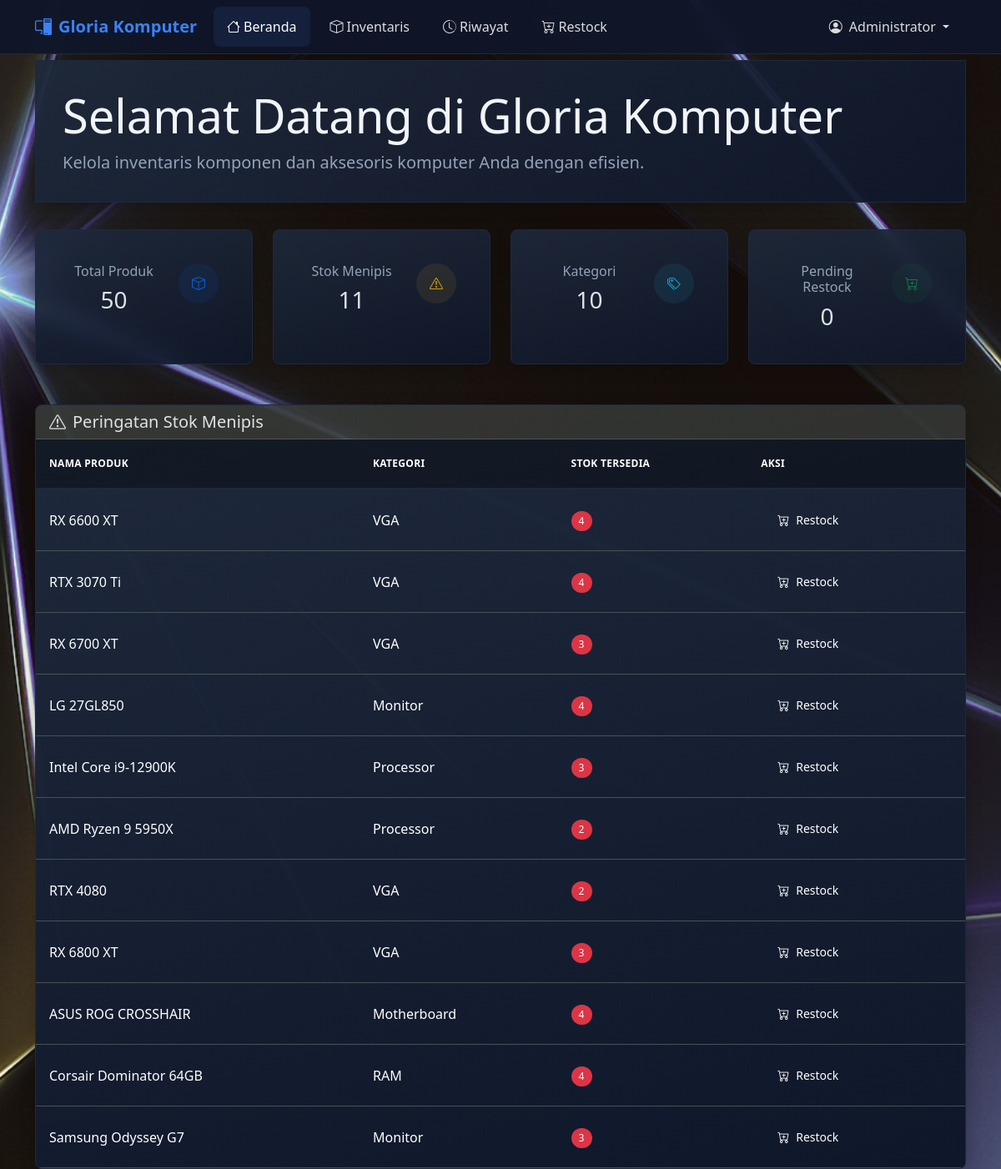
Screenshot of / (signed in) with the database file from the repository.
### app/src/models/user.py (models this page shows, shortened)
class User(UserMixin, db.Model):
    id = db.Column(db.Integer, primary_key=True)
    username = db.Column(db.String(80), unique=True, nullable=False)
    name = db.Column(db.String(100))
    password_hash = db.Column(db.String(200))
    role = db.Column(db.String(20), default='user')  # admin or user
    is_active = db.Column(db.Boolean, default=True)

### app/src/models/inventory.py (models this page shows, shortened)
class Inventory(db.Model):
    id = db.Column(db.Integer, primary_key=True)
    product_name = db.Column(db.String(100), nullable=False)
    description = db.Column(db.Text)
    quantity = db.Column(db.Integer, default=0)
    price = db.Column(db.Float, nullable=False)
    category = db.Column(db.String(50))
    created_at = db.Column(db.DateTime, default=get_jakarta_time)
    updated_at = db.Column(db.DateTime, default=get_jakarta_time, onupdate=get_jakarta_time)

### app/src/routes/main.py (the view, shortened to what this page needs)
@main.route('/')
@login_required
def index():
    total_products = Inventory.query.count()
    low_stock = Inventory.query.filter(Inventory.quantity < 5).count()
    categories = db.session.query(Inventory.category).distinct().count()
    pending_restocks = Restock.query.filter_by(status='pending').count()
    low_stock_items = Inventory.query.filter(Inventory.quantity < 5).all()
    return render_template('index.html',
                         total_products=total_products,
                         low_stock=low_stock,
                         categories=categories,
                         pending_restocks=pending_restocks,
                         low_stock_items=low_stock_items)

### app/src/templates/index.html (shortened to what this page needs)
{% extends "base.html" %}
{% block content %}
<div class="section-header mb-4 fade-in">
    <div>
        <h1 class="mb-2 display-4">Selamat Datang di Gloria Komputer</h1>
        <p class="lead mb-0 text-muted">Kelola inventaris komponen dan aksesoris komputer Anda dengan efisien.</p>
    </div>
</div>
<div class="row g-4">
    <div class="col-md-3">
        <div class="card stat-card h-100 hover-lift">
            <div class="card-body">
                <div class="row">
                    <div class="col">                        <h6 class="text-muted mb-2">Total Produk</h6>
                        <span class="h3 mb-0 counter-value" data-value="{{ total_products }}">{{ total_products }}</span>
                    </div>
                    <div class="col-auto">
                        <div class="icon-wrapper bg-primary-soft">
                            <i class="bi bi-box text-primary"></i>
                        </div>
                    </div>
                </div>
            </div>
        </div>
    </div>
    <div class="col-md-3">
        <div class="card stat-card h-100 hover-lift">
            <div class="card-body">
                <div class="row">
                    <div class="col">
                        <h6 class="text-muted mb-2">Stok Menipis</h6>
                        <span class="h3 mb-0 counter-value">{{ low_stock }}</span>
                    </div>
                    <div class="col-auto">
                        <div class="icon-wrapper bg-warning-soft">
                            <i class="bi bi-exclamation-triangle text-warning"></i>
                        </div>
                    </div>
                </div>
            </div>
        </div>
    </div>
    <div class="col-md-3">
        <div class="card stat-card h-100 hover-lift">
            <div class="card-body">
                <div class="row">
                    <div class="col">
                        <h6 class="text-muted mb-2">Kategori</h6>
                        <span class="h3 mb-0 counter-value">{{ categories }}</span>
                    </div>
                    <div class="col-auto">
                        <div class="icon-wrapper bg-info-soft">
                            <i class="bi bi-tags text-info"></i>
                        </div>
                    </div>
                </div>
            </div>
        </div>
    </div>
    <div class="col-md-3">
        <div class="card stat-card h-100 hover-lift">
            <div class="card-body">
                <div class="row">
                    <div class="col">
                        <h6 class="text-muted mb-2">Pending Restock</h6>
                        <span class="h3 mb-0 counter-value">{{ pending_restocks }}</span>
                    </div>
                    <div class="col-auto">
                        <div class="icon-wrapper bg-success-soft">
                            <i class="bi bi-cart-plus text-success"></i>
                        </div>
                    </div>
                </div>
            </div>
        </div>
    </div>
</div>
{% if low_stock_items %}
<div class="row mt-5 fade-in">
    <div class="col-12">
        <div class="card hover-shadow">
            <div class="card-header bg-warning-soft">
                <h5 class="card-title mb-0">
                    <i class="bi bi-exclamation-triangle me-2"></i>Peringatan Stok Menipis
                </h5>
            </div>
            <div class="card-body">
                <div class="table-responsive">
                    <table class="table table-hover">
                        <thead>
                            <tr>
                                <th>Nama Produk</th>
                                <th>Kategori</th>
                                <th>Stok Tersedia</th>
                                <th>Aksi</th>
                            </tr>
                        </thead>
                        <tbody>
                            {% for item in low_stock_items %}
                            <tr>
                                <td>{{ item.product_name }}</td>
                                <td>{{ item.category }}</td>
                                <td>
                                    <span class="badge bg-danger">{{ item.quantity }}</span>
                                </td>
                                <td>
                                    <a href="{{ url_for('restock.add_restock') }}" class="btn btn-sm btn-primary">
                                        <i class="bi bi-cart-plus"></i> Restock
                                    </a>
                                </td>
                            </tr>
                            {% endfor %}
                        </tbody>
                    </table>
                </div>
            </div>
        </div>
    </div>
</div>
{% endif %}
{% endblock %}

### app/src/templates/base.html (shortened to what this page needs)
<!DOCTYPE html>
<html lang="id" data-bs-theme="dark">
<head>
    <link href="https://cdn.jsdelivr.net/npm/bootstrap@5.3.2/dist/css/bootstrap.min.css" rel="stylesheet">
    <link href="https://cdn.jsdelivr.net/npm/bootstrap-icons@1.11.3/font/bootstrap-icons.css" rel="stylesheet">
    <link href="https://cdn.datatables.net/1.13.7/css/dataTables.bootstrap5.min.css" rel="stylesheet">
    <link href="https://cdn.datatables.net/buttons/2.4.2/css/buttons.bootstrap5.min.css" rel="stylesheet">
    <link rel="stylesheet" href="{{ url_for('static', filename='css/style.css') }}">
</head>
<body class="bg-body">
    <nav class="navbar navbar-expand-lg bg-dark navbar-dark fixed-top">
        <div class="container">
            <a class="navbar-brand" href="{{ url_for('main.index') }}">
                <i class="bi bi-pc-display me-2"></i>Gloria Komputer
            </a>
            <div class="collapse navbar-collapse" id="navbarNav">
                <ul class="navbar-nav me-auto">
                    {% if current_user.is_authenticated %}
                    <li class="nav-item">
                        <a class="nav-link {% if request.endpoint == 'main.index' %}active{% endif %}"
                           href="{{ url_for('main.index') }}">
                            <i class="bi bi-house me-1"></i>Beranda
                        </a>
                    </li>
                    <li class="nav-item">
                        <a class="nav-link {% if request.endpoint == 'main.inventory_list' %}active{% endif %}"
                           href="{{ url_for('main.inventory_list') }}">
                            <i class="bi bi-box me-1"></i>Inventaris
                        </a>
                    </li>
                    <li class="nav-item">
                        <a class="nav-link {% if request.endpoint.startswith('history.') %}active{% endif %}"
                           href="{{ url_for('history.history_list') }}">
                            <i class="bi bi-clock-history me-1"></i>Riwayat
                        </a>
                    </li>
                    <li class="nav-item">
                        <a class="nav-link {% if request.endpoint.startswith('restock.') %}active{% endif %}"
                           href="{{ url_for('restock.restock_list') }}">
                            <i class="bi bi-cart-plus me-1"></i>Restock
                        </a>
                    </li>
                    {% endif %}
                </ul>
                <ul class="navbar-nav">
                    {% if current_user.is_authenticated %}
                    <li class="nav-item dropdown">
                        <a class="nav-link dropdown-toggle" href="#" role="button" data-bs-toggle="dropdown">
                            <i class="bi bi-person-circle me-1"></i>
                            {{ current_user.name or current_user.username }}
                        </a>
                    </li>
                    {% else %}
                    <li class="nav-item">
                        <a class="nav-link" href="{{ url_for('auth.login') }}">
                            <i class="bi bi-box-arrow-in-right me-1"></i>Login
                        </a>
                    </li>
                    {% endif %}
                </ul>
            </div>
        </div>
    </nav>
    <main class="container mt-5 pt-4">
        {% block content %}{% endblock %}
    </main>
</body>
</html>

### rows the page displays
User: name "Administrator"
Inventory: product_name "RX 6600 XT", category "VGA", quantity "4"
Inventory: product_name "RTX 3070 Ti", category "VGA", quantity "4"
Inventory: product_name "RX 6700 XT", category "VGA", quantity "3"
Inventory: product_name "LG 27GL850", category "Monitor", quantity "4"
Inventory: product_name "Intel Core i9-12900K", category "Processor", quantity "3"
Inventory: product_name "AMD Ryzen 9 5950X", category "Processor", quantity "2"
Inventory: product_name "RTX 4080", category "VGA", quantity "2"
Inventory: product_name "RX 6800 XT", category "VGA", quantity "3"
Inventory: product_name "ASUS ROG CROSSHAIR", category "Motherboard", quantity "4"
Inventory: product_name "Corsair Dominator 64GB", category "RAM", quantity "4"
Inventory: product_name "Samsung Odyssey G7", category "Monitor", quantity "3"

### other values shown
{{ total_products }} "50"
{{ low_stock }} "11"
{{ categories }} "10"
{{ pending_restocks }} "0"
